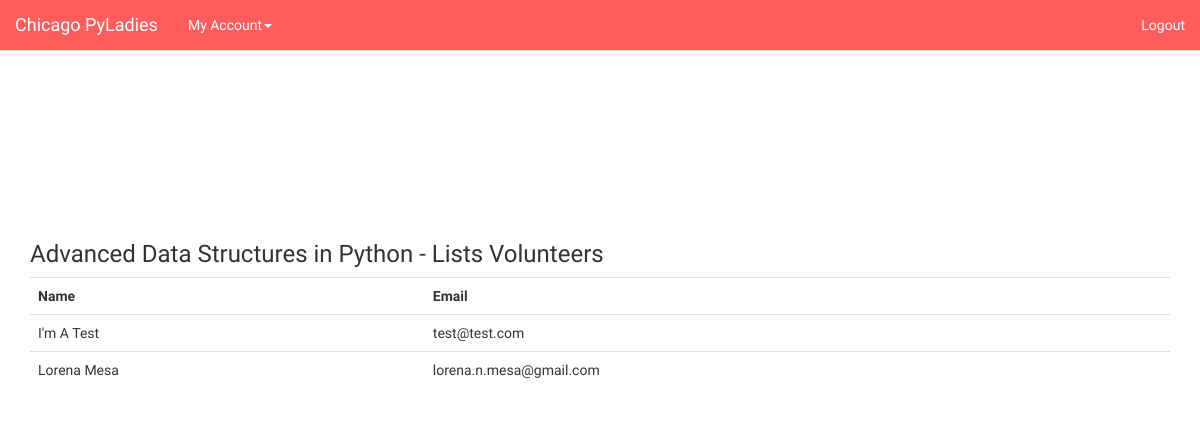
Page /219981743/volunteers (signed in) on the earlier database version.
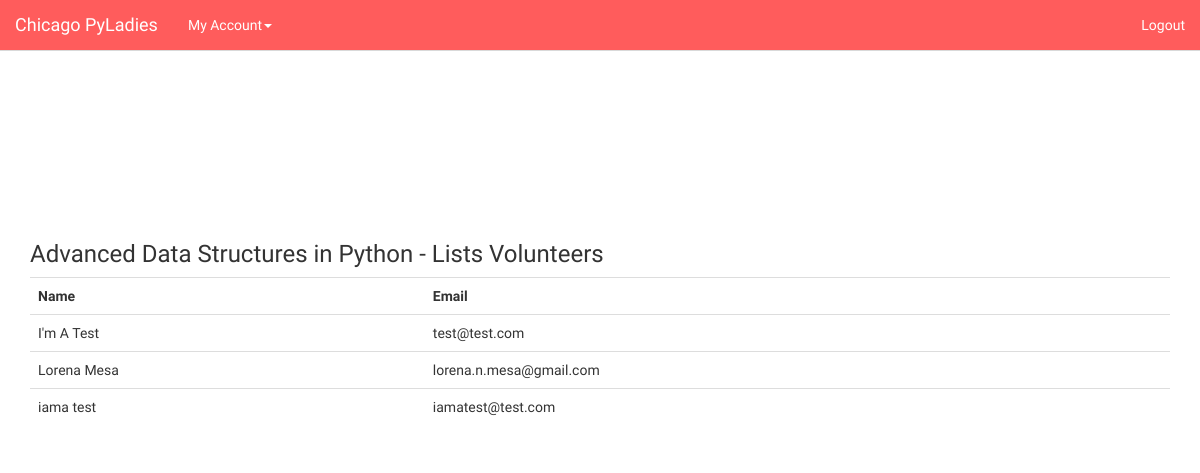
Same page on the later database version.
### app/models.py (models this page shows, shortened)
class Event(db.Model):
    __tablename__ = 'events'
    meetup_id = db.Column(db.Integer, primary_key=True, unique=True)
    name = db.Column(db.String(120))
    event_url = db.Column(db.String(80))
    start_time = db.Column(db.Integer)
    duration = db.Column(db.Integer)
    attendee_count = db.Column(db.Integer)
    def get_volunteers(self):
        sql = "SELECT * FROM volunteer_schedule WHERE meetup_id = {0}".format(self.meetup_id)
        volunteers = db.session.query(volunteer_schedule).from_statement(text(sql)).all()
        user_ids = [user_id for (user_id, meetup_id) in volunteers]
        return User.query.filter(User.id.in_(user_ids)).all()

class User(db.Model):
    __tablename__ = 'users'
    id = db.Column(db.Integer, primary_key=True)
    first_name = db.Column(db.String(80))
    last_name = db.Column(db.String(80))
    email = db.Column(db.String(120), unique=True)
    password = db.Column(db.String(15))
    events = db.relationship('Event', secondary=volunteer_schedule,
                             backref=db.backref('events'))

### app/views.py (the view)
@app.route('/<int:meetup_id>/volunteers')
def event_volunteers(meetup_id):
    if session.get('email') not in app.config['ADMINS']:
        return redirect(url_for('index'))
    event = Event.query.get(meetup_id)
    users = event.get_volunteers()
    return render_template("event_volunteer_list.html", event=event, users=users)

### app/__init__.py (called while the page is built)
@app.context_processor
def date_processor():
    def get_human_readable_date(time):
        '''
        :param time: is an epoch time string length 10
        '''
        naive = datetime.datetime.utcfromtimestamp(time)
        tz = pytz.timezone("America/Chicago")
        tzoffset = tz.utcoffset(naive)
        localized = tzoffset + naive
        return localized.strftime('%Y-%m-%d %I:%M')
    return dict(get_human_readable_date=get_human_readable_date)

@app.context_processor
def time_processor():
    def get_num_of_hours(time_in_milliseconds):
        '''
        :param time_in_milliseconds: as it sounds :-)
        :return: num_of_hours (3600000 ms per hour)
        '''
        return time_in_milliseconds / 3600000
    return dict(get_num_of_hours=get_num_of_hours)

@app.context_processor
def admin_processor():
    def is_user_admin(email):
        print email in app.config['ADMINS']
        return email in app.config['ADMINS']
    return dict(is_user_admin=is_user_admin)

### app/templates/event_volunteer_list.html (shortened to what this page needs)
<!DOCTYPE html
PUBLIC "-//W3C//DTD XHTML 1.0 Transitional//EN"
"http://www.w3.org/TR/xhtml1/DTD/xhtml1-transitional.dtd">
<html>
<head>
    <link rel="stylesheet" href ="{{ url_for('static', filename='bootstrap.css') }}" media="screen">
    <link rel="stylesheet" href = "{{ url_for('static', filename='bootswatch.css') }}">
</head>
<body>
    {% include 'navbar.html' %}
    <div class="container">
        <h3 class="schedule">{{event.name}} Volunteers</h3>
        {% if users %}
        <table class="table">
            <tr>
                <th>Name</th>
                <th>Email</th>
            </tr>
            {% for user in users %}
            <tr>
                <td>{{user.first_name}} {{user.last_name}}</td>
                <td>{{user.email}}</td>
            </tr>
            {% endfor %}
        </table>
        {% else %}
        <h3>No volunteers have registered yet.</h3>
        {% endif %}
    </div>
</body>
</html>

### app/templates/navbar.html (shortened to what this page needs)
    <navbar class="navbar navbar-default navbar-fixed-top">
        <a href="../" class="navbar-brand">Chicago PyLadies</a>
        <div class="navbar-collapse collapse" id="navbar-main">
          <ul class="nav navbar-nav">
            {% if 'username' in session %}
            <li class="dropdown" id="example">
              <a class="dropdown-toggle" data-toggle="dropdown" href="#" id="themes" aria-expanded="false">My Account<span class="caret"></span></a>
            </li>
            {% endif %}
          </ul>
          <ul class="nav navbar-nav navbar-right">
              {% if 'username' in session %}
              <li><a href="{{ url_for('logout') }}" method="POST">Logout</a></li>
              {% else %}
              <li><a href="{{ url_for('login') }}" method="GET">Login</a></li>
              {% endif %}
          </ul>
        </div>
    </navbar>

### app/static/bootswatch.css (style rules this page uses)
body { padding-top: 50px }
body>.navbar { -webkit-transition: background-color 300ms ease-in; transition: background-color 300ms ease-in }
.schedule { padding-top: 15%; }

Differences in the rows shown:
added User: first_name "iama", last_name "test", email "iamatest@test.com"
